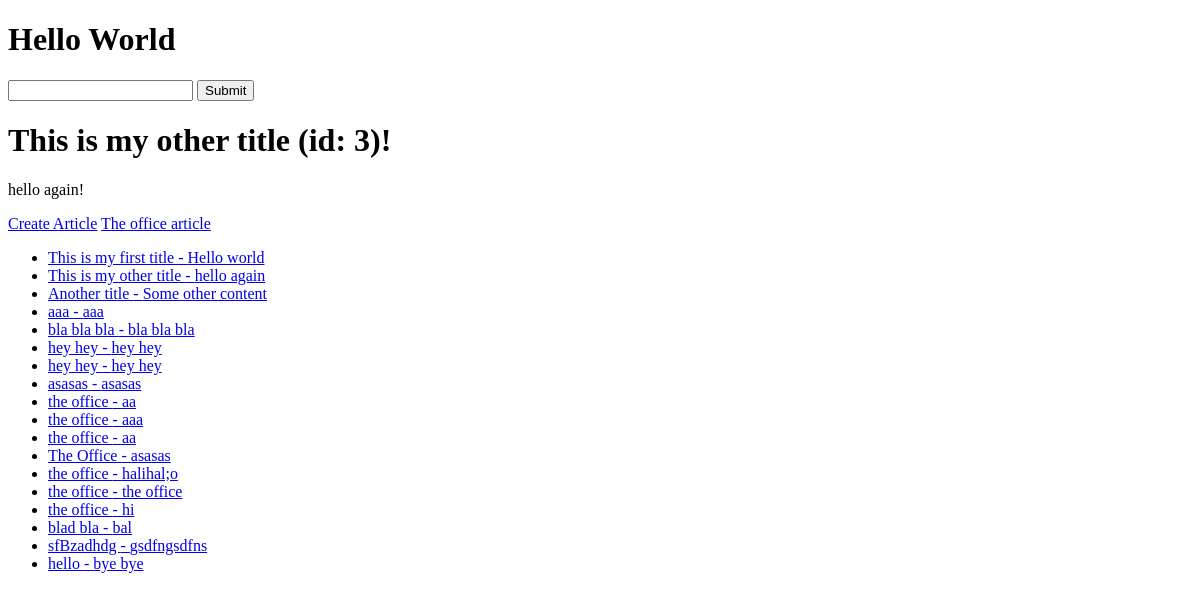
The app's page /, older data.
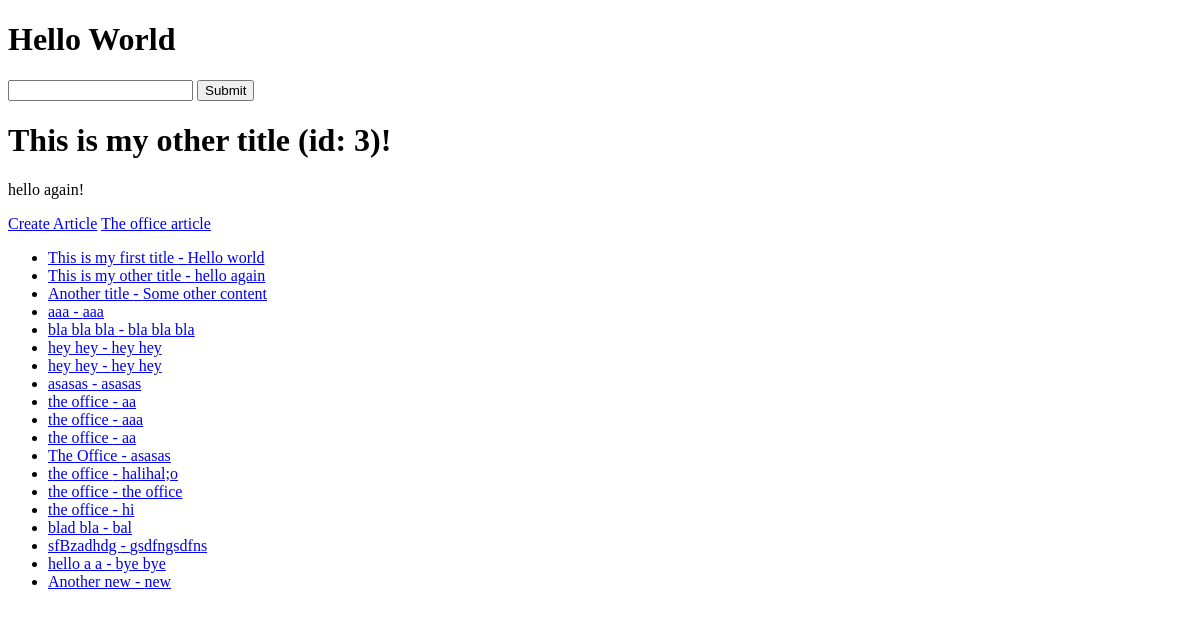
The same page, newer data.
### articles/models.py (models this page shows, shortened)
class Article(models.Model):
    user = models.ForeignKey(User, blank=True, null=True, on_delete=models.SET_NULL)
    title = models.CharField(max_length=120)
    slug = models.SlugField(unique=True, blank=True, null=True)
    content = models.TextField()
    timestamp = models.DateTimeField(auto_now_add=True)
    updated = models.DateTimeField(auto_now=True)
    publish = models.DateField(auto_now_add=False,
    auto_now=False, default=timezone.now, null=True, blank=True)
    objects=ArticleManager()
    def get_absolute_url(self):
        return reverse("article-detail", kwargs={"slug": self.slug})

### djangodu/views.py (the view)
# urls.py: path('', home_view),
def home_view(request, id=None, *args, **kwargs):
    print(id)
    name = 'Marius'
    random_id = random.randint(1, 4)
    article_obj = Article.objects.get(id=random_id)
    article_queryset = Article.objects.all()
    context = {
        'object_list': article_queryset,
        'object': article_obj,
        'title': article_obj.title,
        'id': article_obj.id,
        'content': article_obj.content
    }
    HTML_STRING = render_to_string('home-view.html', context=context)
    return HttpResponse(HTML_STRING)

### articles/models.py (called while the page is built)
    def get_queryset(self):
        return ArticleQuerySet(self.model, using=self._db)

### templates/home-view.html
{% extends "base.html" %}
{% block content %}
<h1>{{ object.title }} (id: {{ id }})!</h1>
<p>{{ content }}!</p>
<a href='{% url "article-create" %}'>Create Article</a>
<a href='{% url "article-detail" slug="the-office" %}'>The office article</a>
<ul>{% for x in object_list %}
        {% if x.title %}
            <li><a href='{{ x.get_absolute_url }}'>{{ x.title }} -
                {{ x.content }}</a></li>
        {% endif %}
    {% endfor %}
</ul>
{% endblock %}

Row changes from the older to the newer data that the page shows:
changed Article "bye bye": title "hello" → "hello a a"
added Article: title "Another new", content "new"
